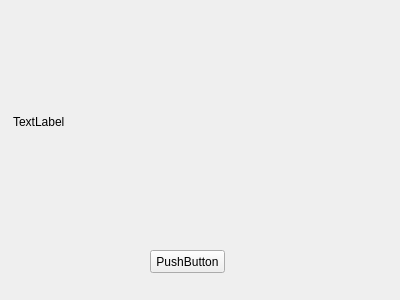
<?xml version="1.0" encoding="UTF-8"?>
<ui version="4.0">
 <class>Widget</class>
 <widget class="QWidget" name="Widget">
  <property name="geometry">
   <rect>
    <x>0</x>
    <y>0</y>
    <width>400</width>
    <height>300</height>
   </rect>
  </property>
  <property name="windowTitle">
   <string>Widget</string>
  </property>
  <widget class="QLabel" name="label">
   <property name="geometry">
    <rect>
     <x>13</x>
     <y>11</y>
     <width>371</width>
     <height>221</height>
    </rect>
   </property>
   <property name="text">
    <string>TextLabel</string>
   </property>
  </widget>
  <widget class="QPushButton" name="pushButton">
   <property name="geometry">
    <rect>
     <x>150</x>
     <y>250</y>
     <width>75</width>
     <height>23</height>
    </rect>
   </property>
   <property name="text">
    <string>PushButton</string>
   </property>
  </widget>
 </widget>
 <layoutdefault spacing="6" margin="11"/>
 <resources/>
 <connections/>
</ui>
